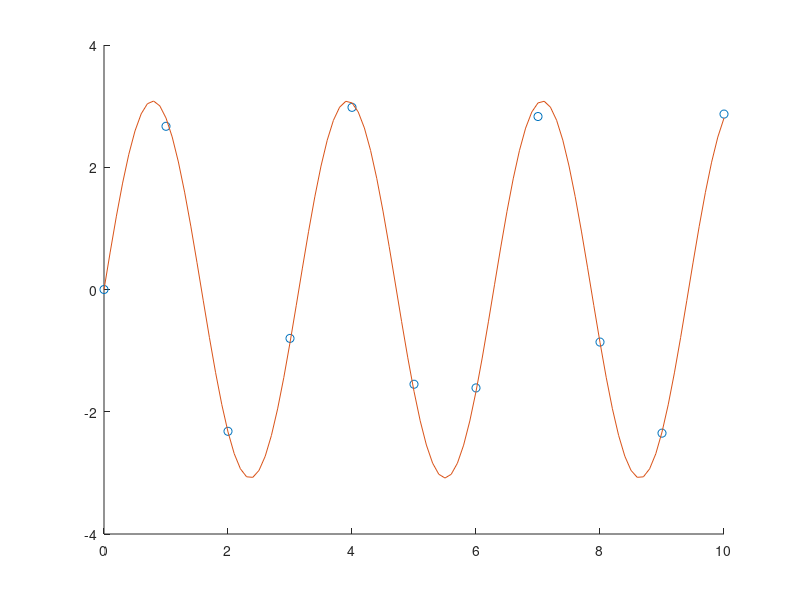

This chart was generated by the following MATLAB code:
%%%%%%%%%%%%%%%%%%%%%%%%%%%%%%%%%%%%%%%%%%%%%%%%%%%%%%%%%%%%%%%%%%%%%%%%%%%
%ANN Exercise Set 3
% Exercise 3.8.3.[3]
%Gradient Descent Regression Sine Approximation
%Author: Antonio Peters
%%%%%%%%%%%%%%%%%%%%%%%%%%%%%%%%%%%%%%%%%%%%%%%%%%%%%%%%%%%%%%%%%%%%%%%%%%%

clear all; 
close all;

t 		= 0:10;
t2		= 0:0.1:10;
y 		= [0	2.67	-2.32	-0.80	2.98	-1.55	-1.61	2.83	-0.86	-2.35	2.87];
hold on;
plot(t,y,'o');

x 		= [3.3 	2.2]';

f		=@(x,t) x(1).*sin(x(2).*t);
gradE	=@(x,t) [2*(x(1).*sin(x(2).*t) - y).*sin(x(2).*t); 2*(x(1).*sin(x(2).*t) - y).*t.*x(1).*cos(x(2).*t)];

E 		= sum((f(x,t)-y).^2);
a		= 0.01;
count	= 2;

while(E > sqrt(a) )%&& count < 10000)
	x		= x - (a/sqrt(count))*(sum(gradE(x,t),2)./length(t));
	E 		= sum((f(x,t)-y).^2)
	count = count +1;
end

plot(t2,f(x,t2));

hold off;